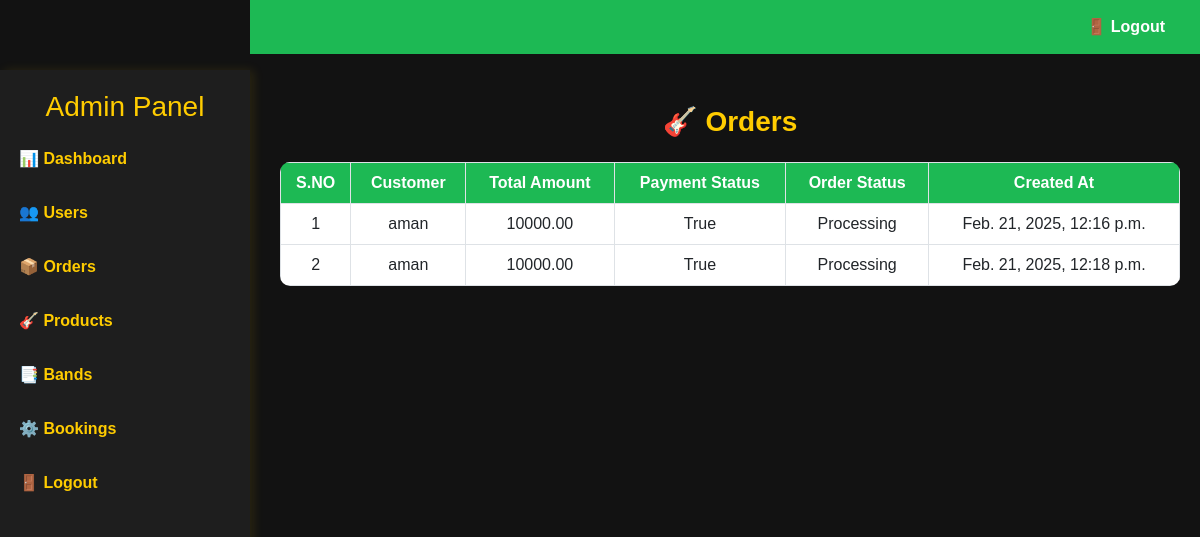
Screenshot of /orders/ with the database file from the repository.
### app/models.py (models this page shows, shortened)
class Order(models.Model):
    customer = models.ForeignKey(Customer, on_delete=models.CASCADE, related_name="orders")
    total_amount = models.DecimalField(max_digits=10, decimal_places=2)
    payment_status = models.BooleanField(default=False)  # False means unpaid
    order_status = models.CharField(
        max_length=20,
        choices=[("Pending", "Pending"), ("Processing", "Processing"), ("Delivered", "Delivered")],
        default="Pending"
    )
    created_at = models.DateTimeField(auto_now_add=True)

class Customer(models.Model):
    name = models.CharField(max_length=100)
    email = models.EmailField(unique=True)
    phone = models.PositiveBigIntegerField()
    password = models.CharField(max_length=255)
    location = models.CharField(max_length=255)

### app/views.py (the view)
# urls.py: path('orders/',views.orders,name='orders'),
def orders(request):
    ordr=Order.objects.all()
    return render(request,'admin/orders.html',{'ordr':ordr})

### app/models.py (called while the page is built)
    def __str__(self):
        return self.name

### templates/admin/orders.html (shortened to what this page needs)
<!DOCTYPE html>
<html lang="en">
<head>
    <link rel="stylesheet" href="https://cdn.jsdelivr.net/npm/bootstrap@5.3.0/dist/css/bootstrap.min.css">
</head>
<body>
    <div class="sidebar">
        <h3>Admin Panel</h3>
        <a href="../adminhome">📊 Dashboard</a>
        <a href="../users">👥 Users</a>
        <a href="../orders">📦 Orders</a>
        <a href="../products">🎸 Products</a>
        <a href="../bands">📑 Bands</a>
        <a href="../bookings">⚙️ Bookings</a>
        <a href="../logout">🚪 Logout</a>
    </div>
    <div class="top-navbar">
        <a href="../logout">🚪 Logout</a>
    </div>
    <div class="content">
        <h2 class="heading">🎸 Orders</h2>
        <table class="table table-bordered text-center">
            <thead>
                <tr>
                    <th>S.NO</th>
                    <th>Customer</th>
                    <th>Total Amount</th>
                    <th>Payment Status</th>
                    <th>Order Status</th>
                    <th>Created At</th>
                </tr>
            </thead>
            <tbody>
                {% for o in ordr %}
                <tr>
                    <td>{{ forloop.counter }}</td>
                    <td>{{ o.customer }}</td>
                    <td>{{ o.total_amount }}</td>
                    <td>{{ o.payment_status }}</td>
                    <td>{{ o.order_status }}</td>
                    <td>{{ o.created_at }}</td>
                </tr>
                {% endfor %}
            </tbody>
        </table>
    </div>
</body>
</html>

### templates/admin/orders.html (style rules this page uses)
body { background-color: #121212; color: #fff; font-family: 'Arial', sans-serif; }
.sidebar { width: 250px; height: 100vh; position: fixed; background: #1e1e1e; padding-top: 20px; box-shadow: 4px 0 10px rgba(255, 204, 0, 0.1); }
.sidebar h3 { text-align: center; color: #ffcc00; }
.sidebar a { display: block; color: #ffcc00; padding: 15px; text-decoration: none; font-weight: bold; transition: 0.3s; border-left: 4px solid transparent; }
.top-navbar { background: #1db954; padding: 15px; position: fixed; width: calc(100% - 250px); left: 250px; top: 0; z-index: 1000; }
.top-navbar a { color: white; font-weight: bold; text-decoration: none; float: right; margin-right: 20px; }
.content { margin-left: 260px; margin-top: 70px; padding: 20px; }
.heading { text-align: center; font-size: 28px; font-weight: bold; color: #ffcc00; padding: 15px; }
.table { background-color: #1e1e1e; color: #ffcc00; border-radius: 10px; overflow: hidden; }
.table th { background: #1db954; color: white; text-align: center; }
.table tbody tr { transition: all 0.3s; }

### rows the page displays
Order: customer "aman", total_amount "10000.00", payment_status "True", order_status "Processing", created_at "Feb. 21, 2025, 12:16 p.m."
Order: customer "aman", total_amount "10000.00", payment_status "True", order_status "Processing", created_at "Feb. 21, 2025, 12:18 p.m."
